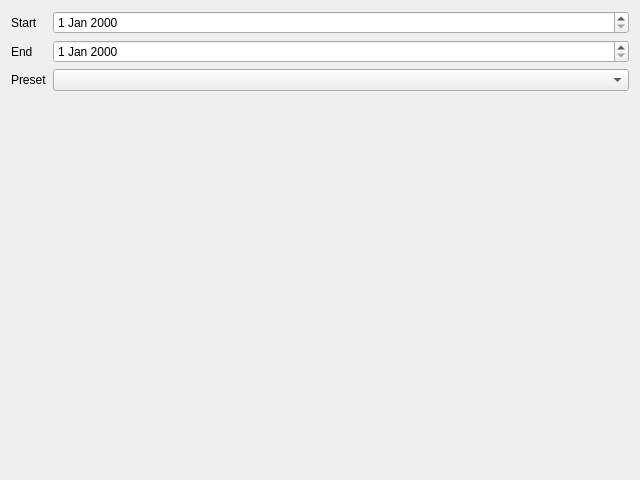
<?xml version="1.0" encoding="UTF-8"?>
<!-- SPDX-License-Identifier: MIT -->
<ui version="4.0">
 <class>DateRange</class>
 <widget class="QDialog" name="DateRange">
  <property name="geometry">
   <rect>
    <x>0</x>
    <y>0</y>
    <width>640</width>
    <height>480</height>
   </rect>
  </property>
  <property name="windowTitle">
   <string>Dates</string>
  </property>
  <layout class="QFormLayout" name="formLayout">
   <item row="0" column="0">
    <widget class="QLabel" name="label_startEdit">
     <property name="text">
      <string>Start</string>
     </property>
     <property name="buddy">
      <cstring>startEdit</cstring>
     </property>
    </widget>
   </item>
   <item row="0" column="1">
    <widget class="QDateEdit" name="startEdit"/>
   </item>
   <item row="1" column="0">
    <widget class="QLabel" name="label_endEdit">
     <property name="text">
      <string>End</string>
     </property>
     <property name="buddy">
      <cstring>endEdit</cstring>
     </property>
    </widget>
   </item>
   <item row="1" column="1">
    <widget class="QDateEdit" name="endEdit"/>
   </item>
   <item row="2" column="0">
    <widget class="QLabel" name="label_presetCombo">
     <property name="text">
      <string>Preset</string>
     </property>
     <property name="buddy">
      <cstring>presetCombo</cstring>
     </property>
    </widget>
   </item>
   <item row="2" column="1">
    <widget class="QComboBox" name="presetCombo"/>
   </item>
  </layout>
 </widget>
 <tabstops>
  <tabstop>startEdit</tabstop>
  <tabstop>endEdit</tabstop>
  <tabstop>presetCombo</tabstop>
 </tabstops>
</ui>
